Frame 1 (no input): blank canvas, image omitted
Frame 60 (no input): blank canvas, image omitted
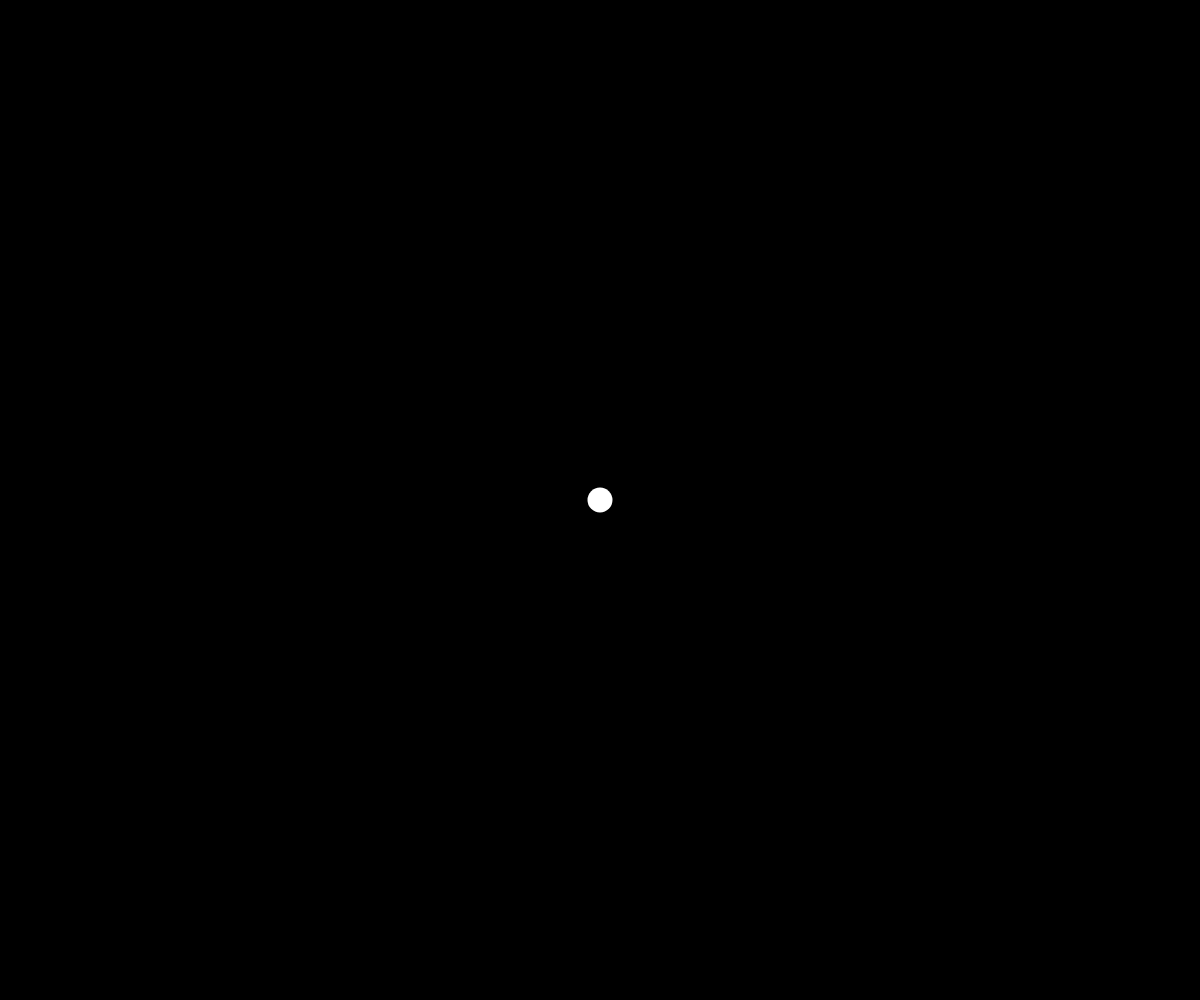
Frame 120 (the mouse pressed at the canvas centre since frame 60)

The p5.js sketch whose frames 1 and 60 were blank and that drew this single picture after the mouse press (run headless with seeded random() and noise() and a simulated clock; from frame 60 on, the mouse is pressed at the canvas centre):

// p5.js sketch
// ── sketch.js
let clicks = 0;
let starMass = 4000000;
let planet = new Planet([0,0], [0,0], 0, 0, 4, starMass, 0, 0, 0.0007);
let planet1 = new Planet([0,0], [0,0], -100, -100, 400000, starMass, 0, 0, 0.007)
let planet2 = new Planet([0,0], [0,0], -100, -100, 400000, starMass, 0, 0, 0.007)
let trail = [];
let trail1 = [];
let trail2 = [];
let planets = [];

function setup() {
	createCanvas(windowWidth, windowHeight);
}

/*function draw() {
	noStroke();
	fill(255);
	background(0);
	fill(252, 229, 112)
	ellipse(window.width/2,window.height/2,40,40);
	if(clicks>=1){
		planet.update();
		trail.push([planet.xpos, planet.ypos]);
		beginShape();
		for(var i =max(0,trail.length-1200);i<trail.length;i++){
			stroke(255);
			strokeWeight(2);
			noFill();
			vertex(trail[i][0],trail[i][1]);
		}
		endShape();
		fill(173,216,230);
		noStroke();
		planet.display();
	
	}
	if(Math.sqrt((window.width/2-planet.xpos)**2+(window.height/2-planet.ypos)**2)<=32.5){
		noLoop();
	}
}*/


function draw(){
	noStroke();
	background(0);
	fill(255);
	planet1.display();
	planet2.display();
	if(clicks>=2){
		planet1.update(planet2.mass, planet2.xpos, planet2.ypos);
		trail1.push([planet1.xpos, planet1.ypos]);
		planet2.update(planet1.mass, planet1.xpos, planet1.ypos);
		trail2.push([planet2.xpos, planet2.ypos]);
		beginShape();
		for(var i = max(0, trail1.length-600); i<trail1.length; i++){
			stroke(255);
			strokeWeight(2);
			noFill();
			vertex(trail1[i][0], trail1[i][1]);
		}
		endShape();
		beginShape();
		for(var i = max(0, trail2.length-600); i<trail2.length; i++){
			stroke(255);
			strokeWeight(2);
			noFill();
			vertex(trail2[i][0], trail2[i][1]);
		}
		endShape();
		fill(255);
	}
}

function mousePressed(){
	clicks++;
	if(clicks%2==1){
		planet1.xpos = mouseX;
		planet1.ypos = mouseY;
		planet1.vel = [1,1];
		planet1.acc = [0,0];
	}
	else if(clicks%2==0){
		planet2.xpos = mouseX;
		planet2.ypos = mouseY;
		planet2.vel = [-1,-1];
		planet2.acc = [0,0];
	}
}

/*function mousePressed(){
	clicks++;
	planet.xpos = mouseX;
	planet.ypos = mouseY;
	planet.vel = [2,2];
	planet.acc = [0,0];
	planet.sx = window.width/2;
	planet.sy = window.height/2;
	trail = []
	loop();
}*/


// ── Planet.js
class Planet{
    constructor(vel, acc, xpos, ypos, mass, starMass, sx, sy, g){
        this.vel = vel;
        this.acc = acc;
        this.xpos = xpos;
        this.ypos = ypos;
        this.mass = mass;
        this.starMass = starMass;
        this.sx = sx;
        this.sy = sy;
        this.g = g;
    }
    update(){
        this.r = Math.sqrt(Math.pow((this.xpos-this.sx),2)+Math.pow((this.ypos-this.sy),2))
        this.normvecx = (this.sx-this.xpos)/this.r;
        this.normvecy = (this.sy-this.ypos)/this.r;
        this.force = (this.g*this.starMass/this.r**2);
        this.acc = [this.normvecx*this.force,this.normvecy*this.force]
        this.vel[0]+=this.acc[0];
        this.vel[1]+=this.acc[1];
        this.xpos+=this.vel[0];
        this.ypos+=this.vel[1];
        stroke(255);
        strokeWeight(3);
    }
    display(){
        ellipse(this.xpos,this.ypos,25,25)
    }
}
